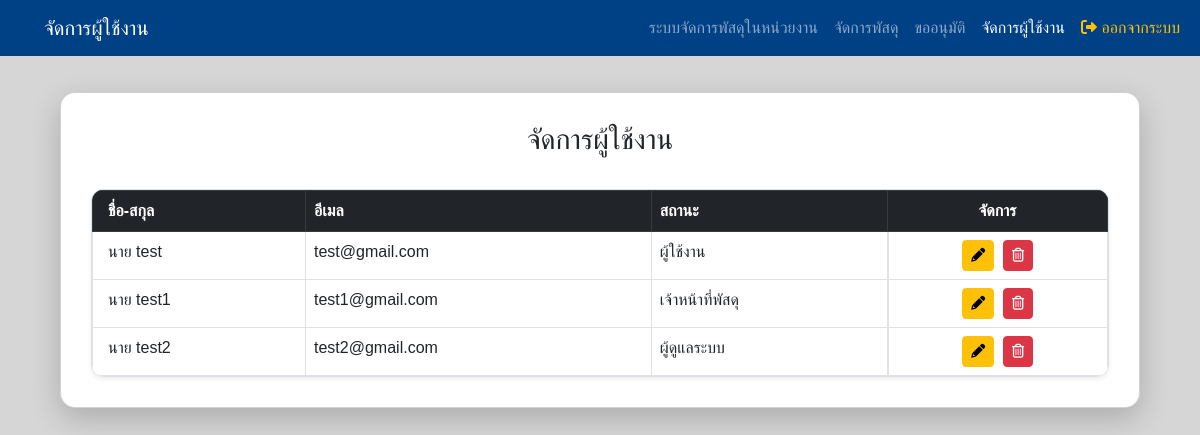
The page /user_management.php (signed in) on the database as committed earlier.
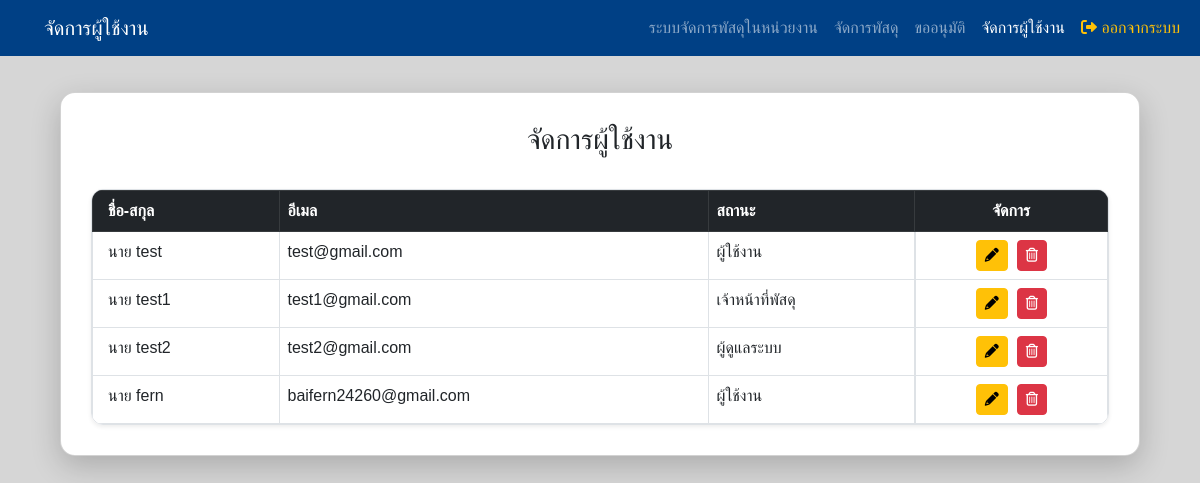
The same page on the database as committed later.
### tables this page shows
CREATE TABLE `users` (
  `id` int(11) NOT NULL,
  `prefix` varchar(10) NOT NULL,
  `fullname` varchar(255) NOT NULL,
  `email` varchar(255) NOT NULL,
  `password` varchar(255) NOT NULL,
  `userrole` enum('user','admin','superadmin') NOT NULL DEFAULT 'user',
  `reset_token` varchar(255) DEFAULT NULL,
  `reset_expiry` datetime DEFAULT NULL
);

### user_management.php (the view, shortened to what this page needs)
<?php
require_once 'db.php';
$userrole = $_SESSION['user_role'];
if ($userrole == 'admin' || $userrole == 'superadmin') {
    $sql = "SELECT * FROM users";
    $result = $conn->query($sql);
} else {
    header("Location: index.php");
    exit();
}
$user_id = $_SESSION['user_id'];
$stmt = $conn->prepare("SELECT userrole FROM users WHERE id = ?");
$stmt->bind_param("i", $user_id);
$stmt->execute();
$stmt->bind_result($userrole);
?>
<!DOCTYPE html>
<html lang="th">
<head>
    <link href="https://cdn.jsdelivr.net/npm/bootstrap@5.3.0/dist/css/bootstrap.min.css" rel="stylesheet">
    <link href="https://cdnjs.cloudflare.com/ajax/libs/font-awesome/6.0.0-beta3/css/all.min.css" rel="stylesheet">
</head>
<body>
    <nav class="navbar navbar-expand-lg navbar-dark" style="background-color: #004085; padding-left: 2rem;">
        <div class="container-fluid">
            <a class="navbar-brand" href="user_management.php">จัดการผู้ใช้งาน</a>
            <div class="collapse navbar-collapse" id="navbarNav">
                <ul class="navbar-nav ms-auto">
                    <?php if (isset($_SESSION['user_role']) && ($_SESSION['user_role'] === 'admin' || $_SESSION['user_role'] === 'superadmin')): ?>
                    <li class="nav-item">
                        <a class="nav-link" href="dashboard.php">ระบบจัดการพัสดุในหน่วยงาน</a>
                    </li>
                    <li class="nav-item">
                        <a class="nav-link" href="parcel_management.php">จัดการพัสดุ</a>
                    </li>
                    <li class="nav-item">
                        <a class="nav-link" href="parcel_approve.php">ขออนุมัติ</a>
                    </li>
                    <li class="nav-item">
                        <a class="nav-link active" href="user_management.php">จัดการผู้ใช้งาน</a>
                    </li>
                    <?php endif; ?>
                    <li class="nav-item">
                        <a class="nav-link text-warning" href="logout.php">
                            <i class="fas fa-sign-out-alt"></i> ออกจากระบบ
                        </a>
                    </li>
                </ul>
            </div>
        </div>
    </nav>
    <div class="card">
        <?php if (isset($result) && $result->num_rows > 0): ?>
        <div class="header-card">
            <h3>จัดการผู้ใช้งาน</h3><br>
        </div>
        <?php endif; ?>
        <br>
        <?php if (isset($result) && $result->num_rows > 0): ?>
        <div class="table-responsive table-rounded shadow-sm">
            <table class="table table-bordered table-hover data-table mb-0">
                <thead class="table-dark">
                    <tr>
                        <th>ชื่อ-สกุล</th>
                        <th>อีเมล</th>
                        <th>สถานะ</th>
                        <?php if ($userrole === 'superadmin'): ?>
                        <th class="text-center">จัดการ</th>
                        <?php endif; ?>
                    </tr>
                </thead>
                <tbody>
                    <?php while($row = $result->fetch_assoc()): ?>
                    <tr>
                        <td><?php echo htmlspecialchars($row['prefix']); ?>
                            <?php echo htmlspecialchars($row['fullname']); ?></td>
                        <td><?php echo htmlspecialchars($row['email']); ?></td>
                        <td>
                            <?php
                switch ($row['userrole']) {
                    case 'superadmin': echo 'ผู้ดูแลระบบ'; break;
                    case 'admin': echo 'เจ้าหน้าที่พัสดุ'; break;
                    case 'user': echo 'ผู้ใช้งาน'; break;
                }
            ?>
                        </td>
                        <?php if ($userrole === 'superadmin'): ?>
                        <td class="btn-action">
                            <a href="#" class="btn btn-warning btn-sm edit-btn" data-id="<?php echo $row['id']; ?>">
                                <i class="fa-solid fa-pencil"></i>
                            </a>
                            <a href="#" class="btn btn-danger btn-sm delete-btn" data-id="<?php echo $row['id']; ?>">
                                <i class="fa-regular fa-trash-can"></i>
                            </a>
                        </td>
                        <?php endif; ?>
                    </tr>
                    <?php endwhile; ?>
                </tbody>
            </table>
        </div>
        <?php else: ?>
        <h4 class="text-center">ไม่มีข้อมูล</h4>
        <?php endif; ?>
    </div>
</body>
</html>

Rows that differ between the two databases and show on the page:
added users: prefix "นาย", fullname "fern", email "baifern24260@gmail.com", userrole "ผู้ใช้งาน"
